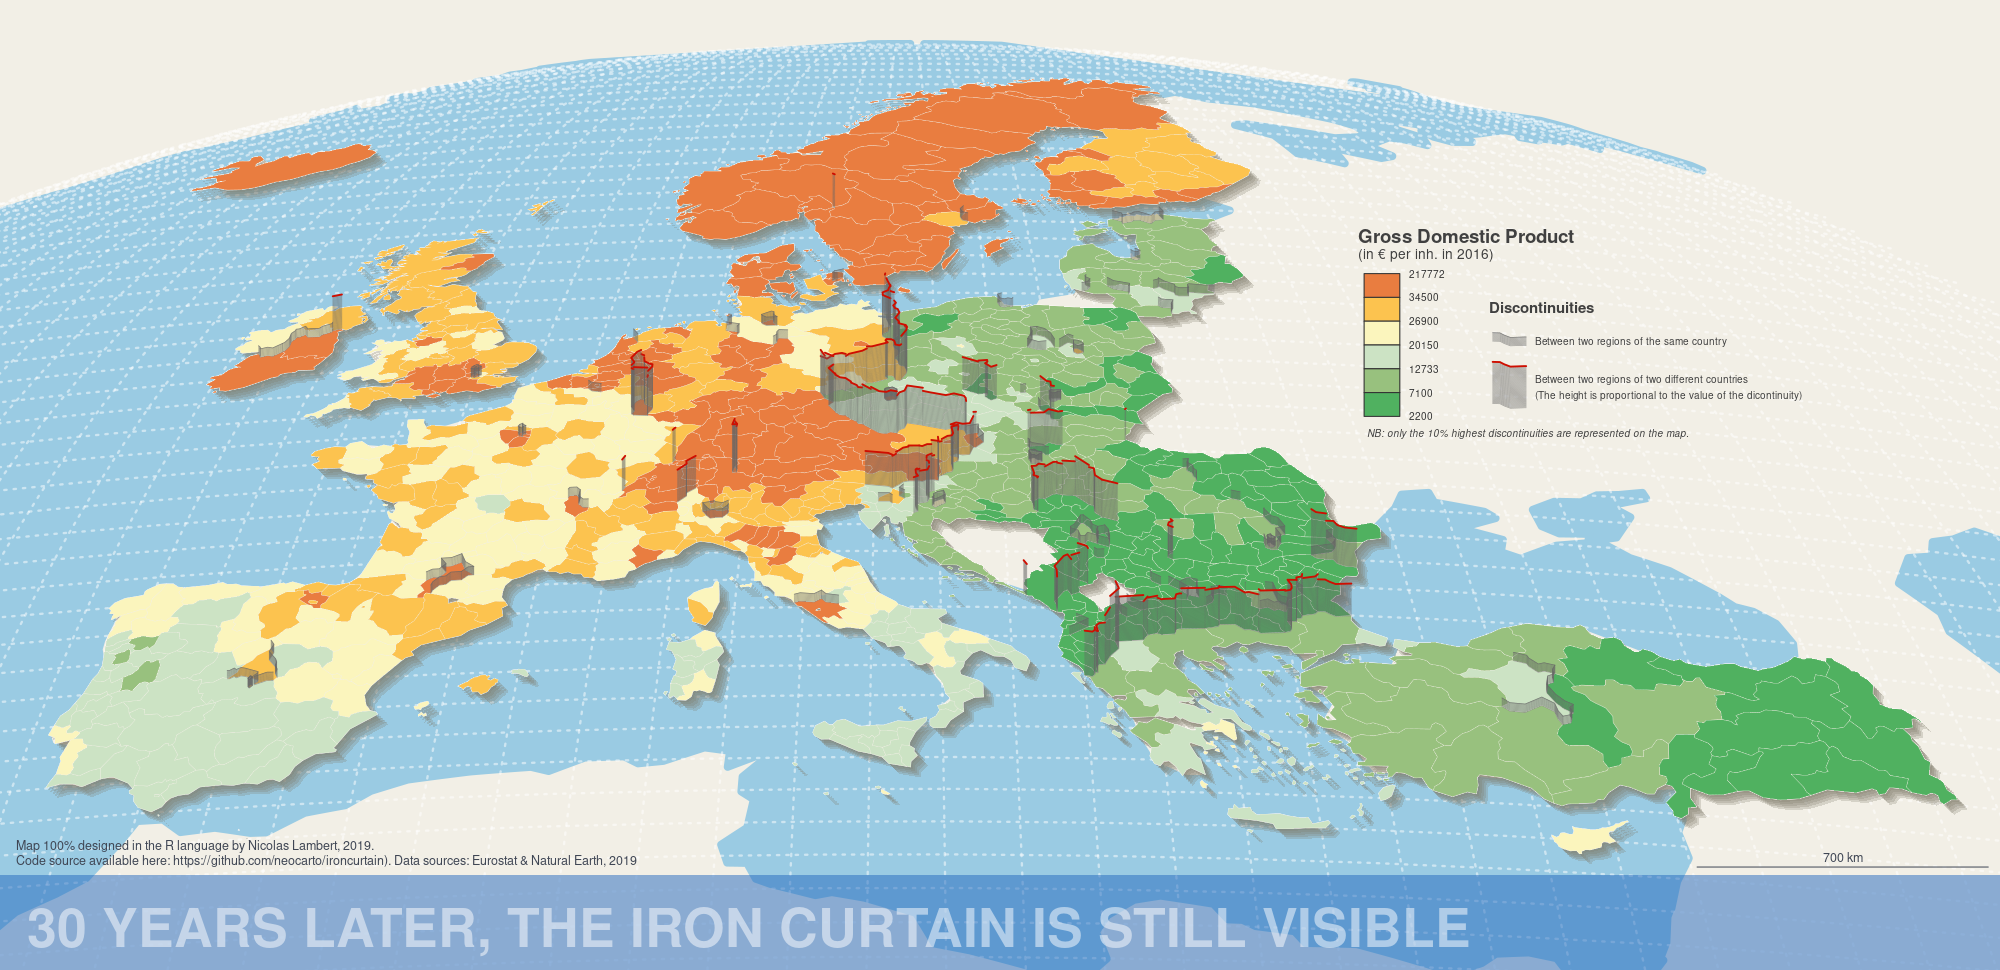

Source code (R):
#################################################################
# THIS PROGRAM BUILD A 2.5D MAP ON GDP PER INH. IN EUROPE IN 2016
# N. LAMBERT, 2019
#################################################################

library("sf")
library("rnaturalearth")
library("cartography")
library("eurostat")
library("reshape2") 

# ----------------------------------------------------
# STEP 1: BUILDING A NUTS 2/3 LAYER WITH GDP PER INH.
# ----------------------------------------------------

# GEOMETRIES

nuts2016 <- get_eurostat_geospatial(output_class = "sf", resolution = "20", nuts_level = "all", year = "2016")

# GDP PER INH

var <- "nama_10r_3gdp"
gdpinh <- get_eurostat(var, time_format = "num")
gdpinh <- subset(gdpinh, gdpinh$unit == "EUR_HAB")
gdpinh <- dcast(gdpinh, geo ~ time, value.var = "values")
fields <- c("geo", "2014", "2015", "2016", "2017")
gdpinh <- gdpinh[,fields]
colnames(gdpinh) <- c("id","GDPINH_2014","GDPINH_2015","GDPINH_2016", "GDPINH_2017")

# JOIN

nuts2016 <- merge(x = nuts2016, y = gdpinh, by.x = "NUTS_ID", by.y = "id", all.x=T) # gdpinh
nuts2016_3 <- nuts2016[nuts2016$LEVL_CODE == 3,]
nuts2016_2 <- nuts2016[nuts2016$LEVL_CODE == 2,]

# NUTS 2/3 LAYER

N2 <- c("AT", "BE", "CH", "DE", "EL", "NL", "UK", "TR", "IE", "IS", "NO")
nuts <- rbind(nuts2016_2[nuts2016_2$CNTR_CODE %in% N2,],  nuts2016_3[!nuts2016_3$CNTR_CODE %in% N2,])
nuts$id <- nuts$NUTS_ID
nuts <- nuts[! nuts$id %in% c("FRY10", "FRY20", "FRY30", "FRY40", "FRY50"),]
nuts <- nuts[nuts$CNTR_CODE != "RS",]

nuts <- nuts[,c("id","NUTS_NAME","GDPINH_2016","geometry")]
colnames(nuts) <- c("id","name","GDPINH_2016","geometry")

# MISSING DATA

nuts[is.na(nuts$GDPINH_2016),c("id","name")]

nuts[nuts$id == "CH01","GDPINH_2016"] <- 44418.07
nuts[nuts$id == "CH02","GDPINH_2016"] <- 38721.88
nuts[nuts$id == "CH03","GDPINH_2016"] <- 51173.14
nuts[nuts$id == "CH04","GDPINH_2016"] <- 56462.12
nuts[nuts$id == "CH05","GDPINH_2016"] <- 40871.44
nuts[nuts$id == "CH06","GDPINH_2016"] <- 43665
nuts[nuts$id == "CH07","GDPINH_2016"] <- 35029.52
nuts[nuts$id == "LI000","GDPINH_2016"] <- 160000
nuts[nuts$id == "IS00","GDPINH_2016"] <- 55900

# IMPORT LAYERS FROM NATURALEARTH

graticule <- ne_download(scale = 50, type = "graticules_1", category = "physical", returnclass = "sf")
ocean <- ne_download(scale = 110, type = "ocean", category = "physical", returnclass = "sf")

# ORTHOGRAPHIC PROJECTION

ortho <- "+proj=ortho +lat_0=-10 +lon_0=15 +x_0=0 +y_0=0 +ellps=WGS84 +units=m +no_defs"
bb <- st_as_sfc(st_bbox(c(xmin = -50 , xmax = 70, ymin = 20, ymax = 80),crs = st_crs(4326)))

graticule <- st_transform(st_intersection(x = graticule, y = bb), ortho)
ocean <- st_transform(st_buffer(st_intersection(x = ocean, y = bb),0.1), ortho)
nuts <- st_transform(nuts,ortho)
nuts.borders <- getBorders(nuts)
eu <- st_union(nuts)

# -----------------------------------
# STEP 2: MAP DESIGN
# -----------------------------------

k <- 100000
extent <- c(-20, 42, 24.5, 63) * k

bb <- st_as_sfc(st_bbox(c(xmin = extent[1] , xmax = extent[3], ymin = extent[2], ymax = extent[4]),crs = st_crs(nuts)))
sizes <- getFigDim(x = bb, width = 1500,mar = c(0,0,1.2,0), res = 150)
png("img/ironcurtain.png", width = sizes[1], height = sizes[2], res = 150)
par(mar = c(0,0,0,0), bg="#f2efe6")
plot(st_geometry(ocean), col="#9acbe3", border = NA, xlim = extent[c(1,3)], ylim = extent[c(2,4)])
plot(st_geometry(graticule), col= "#FFFFFF80",  lty=3, add=T)
plot(st_geometry(eu) + c(5000, -5000), col ="#827e6c40", border = NA, add = T)
plot(st_geometry(eu) + c(10000, -10000), col ="#827e6c40", border = NA, add = T)
plot(st_geometry(eu) + c(15000, -15000), col ="#827e6c40", border = NA, add = T)
plot(st_geometry(eu) + c(20000, -20000), col ="#827e6c40", border = NA, add = T)
plot(st_geometry(eu) + c(25000, -25000), col ="#827e6c40", border = NA, add = T)
plot(st_geometry(nuts), col= "#e0d7bc", border="white", lwd = 0.1, add=T)

bks <- getBreaks(nuts$GDPINH_2016,nclass=6,method = "quantile")
cols <- c("#50b160", "#98c17e", "#cce3c4", "#fbf5bd", "#fcc34f", "#e97d40")
choroLayer(x = nuts, var = "GDPINH_2016",
           breaks = bks, col = cols,
           border = "white", lwd=0.2,
           legend.pos = NA, add=T)
plot(st_geometry(eu), col= NA, border="#718eb0", lwd = 0.5, add=T)

# DISCONTINUITIES

threshold <- 0.95 # 0.95 = The highest 10% discontinuities (because two values by border)
delta <- 2500 # spacing between lines (walls) 

vals <- nuts[,c("id","GDPINH_2016")] %>% st_set_geometry(NULL)
nuts.borders <- merge (x = nuts.borders, y = vals, by.x = "id1", by.y = "id", all.x = T)
nuts.borders <- merge (x = nuts.borders, y = vals, by.x = "id2", by.y = "id", all.x = T)
nuts.borders$disc <- nuts.borders$GDPINH_2016.x / nuts.borders$GDPINH_2016.y
disc <- nuts.borders[nuts.borders$disc >= quantile(nuts.borders$disc,threshold),]

disc$c1 <- substr(disc$id1,1,2)
disc$c2 <- substr(disc$id2,1,2)

disc <- st_cast(disc,"LINESTRING")
c <- as.data.frame(st_coordinates(st_centroid(disc)))
disc$Y <- c$Y
disc <- disc[order(disc$Y, decreasing = TRUE), ]

# Discontinuities between two regions of two different countries
disc$height <- round(scales::rescale(disc$disc, to=c(30,70)),0)
disc$col <-"#cf0e00"
disc$thickness <- 1.2

# Discontinuities between two regions of the same country
for (i in 1:length(disc$disc)){ if (disc$c1[i]== disc$c2[i]) {
  disc$height[i] <- 8  
  disc$col[i] <-"#66666690"
  disc$thickness[i] <- 0.5
  }
}


# 2.5D EFFECT

extrude <- function(id){
  line <- st_geometry(disc[id,])
  plot(line, col= "#66666690",lwd = 0.5 ,add= T)
      nb <- as.numeric(disc[id,"height"])[1]
      for (j in 1:nb){
        line <- st_geometry(line) + c(0,delta)
        plot(st_geometry(line), col= "#66666690",lwd = 0.5 ,add= T)  
      }
      plot(line, col= disc$col[id],lwd = disc$thickness[id] ,add= T)
}

for (i in 1:length(disc$height))
{
  extrude(i)
}


# TEXTS AND LEGENDS

rect(-22*k, 41.3*k, 28*k, 41.3*k+250000, border = NA, col = "#2369bd80")
text(-21.5*k, y = 42.4*k, "30 YEARS LATER, THE IRON CURTAIN IS STILL VISIBLE", cex = 2.14, pos = 4, font = 2, col="#FFFFFF80")     
text(-15*k, y = 40.9*k, "Map 100% designed in the R language by Nicolas Lambert, 2019. Code source available here: https://github.com/neocarto/ironcurtain). Data sources: Eurostat & Natural Earth, 2019", cex = 0.5, pos = 4, font = 1, col="#806e6c")     

text(10.5*k, y = 59.1*k, "Gross Domestic Product", cex = 0.6, pos = 4, font = 2, col="#404040")     
text(10.5*k, y = 58.7*k, "(in € per inh. in 2016)", cex = 0.4, pos = 4, font = 1, col="#404040")    
legendChoro(pos = c(11*k,55*k), title.txt = "",
            values.cex = 0.35, breaks = bks, col = cols, cex = 0.5,
            values.rnd = 2, nodata = FALSE, frame = FALSE, symbol = "box",
            border = "#404040", horiz = FALSE)


text(14.4*k, y = 57.4*k, "Discontinuities", cex = 0.6, pos = 4, font = 2, col="#404040")     
text(15.5*k, y = 56.6*k, "Between two regions of the same country", cex = 0.4, pos = 4, font = 1, col="#404040")   
text(15.5*k, y = 55.7*k, "Between two regions of two different countries", cex = 0.4, pos = 4, font = 1, col="#404040")   
text(15.5*k, y = 55.3*k, "(The height is proportional to the value of the dicontinuity)", cex = 0.4, pos = 4, font = 1, col="#404040")   

text(10.5*k, y = 54.4*k, "NB: only the 10% highest discontinuities are represented on the map.", cex = 0.4, pos = 4, font = 3, col="#404040")   

myline <- disc[disc$id == "TR21_BG341",]
st_geometry(myline) <- st_geometry(myline) + c(5*k, 5*k)
myline2 <- myline
st_geometry(myline2) <- st_geometry(myline2) + c(0, 1.5*k)

  plot(myline, col= "#66666690",lwd = 0.5 ,add= T)
  for (i in 1:40){
    myline <- st_geometry(myline) + c(0,delta)
    plot(st_geometry(myline), col= "#66666690",lwd = 0.5 ,add= T)  
  }
  plot(myline, col= "#cf0e00",lwd = 1.2 ,add= T)

  plot(myline2, col= "#66666690",lwd = 0.5 ,add= T)
  for (i in 1:8){
    myline2 <- st_geometry(myline2) + c(0,delta)
    plot(st_geometry(myline2), col= "#66666690",lwd = 0.5 ,add= T)  
  }
  plot(myline2, col= "#66666690",lwd = 0.5 ,add= T)
  
  barscale(700, lwd = 0.6, cex = 0.4, pos = c(19*k, y = 44*k),style = "pretty")
  
dev.off()
